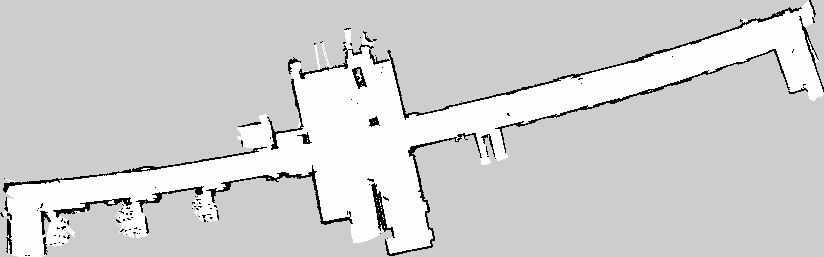
#> input picture full_code/result.pgm, 824 x 257 px, found by its file name
$ python pmg2png_chnage_color_map2grid_make_csv.py
#> lines starting #> are read from the running program, lines starting #| are printed output that depends on the picture; after the words box and inside, x2 and y2 are one past the last pixel; in counts of white or black regions, pixels touching at a corner belong together
from PIL import Image
import cv2
import numpy as np
import matplotlib.pyplot as plt
import pandas as pd
import os

def convert_pgm_to_png(input_file, output_file):
    """
    Converts a PGM or PPM file to a PNG file.

    Parameters:
        input_file (str): Path to the input PGM or PPM file.
        output_file (str): Path to save the output PNG file.
    """
    try:
        # Ensure the input file exists
        if not input_file:
            raise ValueError("Input file path is empty.")

        if not os.path.exists(input_file):
            raise FileNotFoundError(f"Input file {input_file} does not exist.")

        # Open the file
        with Image.open(input_file) as img:
            # Ensure the input file is a PGM or PPM
#> img is the input picture: PIL image 824x257 L; min 0, max 254, mean 208.9
            if img.format not in ['PGM', 'PPM']:
                raise ValueError(f"Input file {input_file} is not a PGM or PPM file.")

            # Ensure the output directory exists
            output_dir = os.path.dirname(output_file)
            if output_dir and not os.path.exists(output_dir):
                os.makedirs(output_dir)

            # Save the image as PNG
            img.save(output_file, "PNG")
            print(f"Converted {input_file} to {output_file} successfully.")

    except Exception as e:
        print(f"An error occurred: {e}")

def process_image(image_path, output_path):
    """
    Process the PNG file to identify navigable and non-navigable areas.

    Parameters:
        image_path (str): Path to the input PNG file.
        output_path (str): Path to save the processed PNG file.
    """
    if not os.path.exists(image_path):
        print(f"File not found: {image_path}")
        return None

    # Load the image as grayscale
    map_img = cv2.imread(image_path, cv2.IMREAD_GRAYSCALE)

    if map_img is None:
        print(f"Failed to load image from {image_path}")
        return None

    # Convert grayscale to color
    color_map = cv2.cvtColor(map_img, cv2.COLOR_GRAY2BGR)

    # Define thresholds for gray, white, and black
    gray_min, gray_max = 200, 210
    white_min = 254

    # Convert gray areas to green
    color_map[(map_img >= gray_min) & (map_img <= gray_max)] = [0, 255, 0]
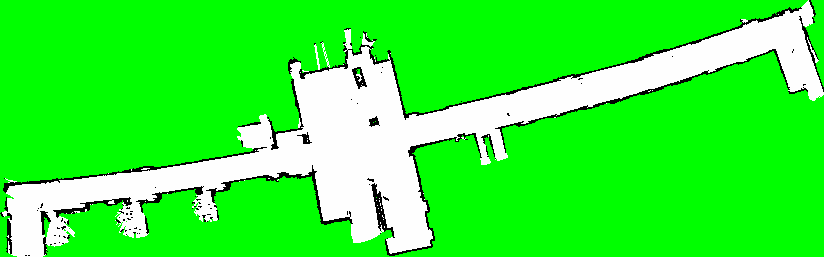
#> color_map: shape (257, 824, 3); mean B, G, R 54.5, 246.6, 54.5

    # Convert white areas to white
    color_map[map_img >= white_min] = [255, 255, 255]

    # Save the processed image
    cv2.imwrite(output_path, color_map)
    print(f"Processed image saved to {output_path}")

    return color_map

def generate_grid(color_map, grid_size, output_npy_path, output_csv_path):
    """
    Generate a grid representation of the map.

    Parameters:
        color_map (numpy array): Processed color map.
        grid_size (int): Size of each grid cell.
        output_npy_path (str): Path to save the grid as .npy file.
        output_csv_path (str): Path to save the grid as .csv file.
    """
#> called with grid_size = 1
    rows = color_map.shape[0] // grid_size
#> rows = 257
    cols = color_map.shape[1] // grid_size
#> cols = 824

    result_grid = np.zeros((rows, cols), dtype=int)

    # Define thresholds for classification
    green_threshold = 150
    white_threshold = 200
    black_threshold = 50

    for i in range(rows):
        for j in range(cols):
            # Extract the cell area
            cell = color_map[i * grid_size:(i + 1) * grid_size, j * grid_size:(j + 1) * grid_size]

            # Split into color channels
            R = cell[:, :, 2]
            G = cell[:, :, 1]
            B = cell[:, :, 0]

            # Count the number of green, white, and black pixels
            green_count = np.sum((G > green_threshold) & (G > R) & (G > B))
            white_count = np.sum((R > white_threshold) & (G > white_threshold) & (B > white_threshold))
            black_count = np.sum((R < black_threshold) & (G < black_threshold) & (B < black_threshold))

            # Determine the majority color in the cell
            if green_count > white_count and green_count > black_count:
                result_grid[i, j] = 0  # Green (non-navigable)
            elif white_count > green_count and white_count > black_count:
                result_grid[i, j] = 1  # White (navigable)
            else:
                result_grid[i, j] = 0  # Black (wall)
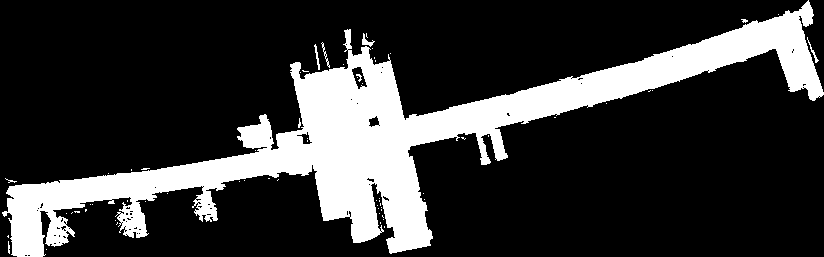
#> result_grid: shape (257, 824) int64; values 0 (black) and 1 (white), 21.4% white; 65 white regions (58 under 20 px), largest, box (x1, y1, x2, y2) and area: (2, 0, 824, 257) 44962, (362, 33, 375, 47) 67, (314, 44, 320, 70) 55

    # Save the resulting grid
    np.save(output_npy_path, result_grid)
    print(f"Resulting grid saved as .npy file: {output_npy_path}")

    df_grid = pd.DataFrame(result_grid)
#> df_grid = table of 257 rows and 824 columns
    df_grid.to_csv(output_csv_path, index=False, header=False)
    print(f"Resulting grid saved as CSV file: {output_csv_path}")

    return result_grid

if __name__ == "__main__":
    input_file = "D:\\capstone\\24_12_11\\full_code\\result.pgm"
    png_file = "D:\\capstone\\24_12_11\\full_code\\result.png"
    processed_file = "D:\\capstone\\24_12_11\\full_code\\processed_result.png"
    grid_npy_path = "D:\\capstone\\24_12_11\\full_code\\result_grid.npy"
    grid_csv_path = "D:\\capstone\\24_12_11\\full_code\\result_grid.csv"

    # Step 1: Convert PGM to PNG
    convert_pgm_to_png(input_file, png_file)

    # Step 2: Process the PNG file
    color_map = process_image(png_file, processed_file)

    if color_map is not None:
        # Step 3: Generate the grid
        grid_size = 1  # Adjust grid size as needed
        result_grid = generate_grid(color_map, grid_size, grid_npy_path, grid_csv_path)

        # Display the resulting grid overlayed on the map
        plt.figure(figsize=(15, 15))
        plt.imshow(color_map)

        for x in range(0, color_map.shape[1], grid_size):
            plt.axvline(x=x, color='red', linewidth=0.5)
        for y in range(0, color_map.shape[0], grid_size):
            plt.axhline(y=y, color='red', linewidth=0.5)

        plt.title("Grid Overlay on Map")
        plt.axis("off")
        plt.show()
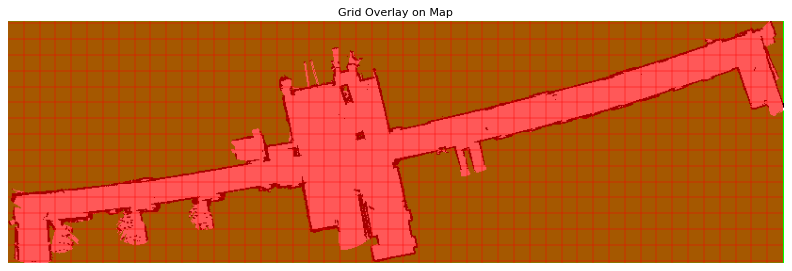
#> figure drawn by matplotlib, 1 panel
